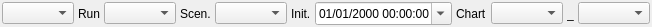
<?xml version="1.0" encoding="UTF-8"?>
<ui version="4.0">
 <class>Form</class>
 <widget class="QWidget" name="Form">
  <property name="geometry">
   <rect>
    <x>0</x>
    <y>0</y>
    <width>618</width>
    <height>24</height>
   </rect>
  </property>
  <property name="windowTitle">
   <string>Form</string>
  </property>
  <layout class="QHBoxLayout" name="horizontalLayout_2">
   <property name="spacing">
    <number>4</number>
   </property>
   <property name="margin">
    <number>2</number>
   </property>
   <item>
    <widget class="QComboBox" name="cb_axe"/>
   </item>
   <item>
    <widget class="QLabel" name="lbl_run">
     <property name="sizePolicy">
      <sizepolicy hsizetype="Maximum" vsizetype="Preferred">
       <horstretch>0</horstretch>
       <verstretch>0</verstretch>
      </sizepolicy>
     </property>
     <property name="text">
      <string>Run</string>
     </property>
    </widget>
   </item>
   <item>
    <widget class="QComboBox" name="cb_run"/>
   </item>
   <item>
    <widget class="QLabel" name="lbl_scen">
     <property name="sizePolicy">
      <sizepolicy hsizetype="Maximum" vsizetype="Preferred">
       <horstretch>0</horstretch>
       <verstretch>0</verstretch>
      </sizepolicy>
     </property>
     <property name="text">
      <string>Scen.</string>
     </property>
    </widget>
   </item>
   <item>
    <widget class="QComboBox" name="cb_scen"/>
   </item>
   <item>
    <widget class="QLabel" name="lbl_date_init">
     <property name="text">
      <string>Init.</string>
     </property>
    </widget>
   </item>
   <item>
    <widget class="QDateTimeEdit" name="ctrl_date_init">
     <property name="minimumDateTime">
      <datetime>
       <hour>0</hour>
       <minute>0</minute>
       <second>0</second>
       <year>1900</year>
       <month>1</month>
       <day>1</day>
      </datetime>
     </property>
     <property name="displayFormat">
      <string>dd/MM/yyyy HH:mm:ss</string>
     </property>
     <property name="calendarPopup">
      <bool>true</bool>
     </property>
    </widget>
   </item>
   <item>
    <widget class="QLabel" name="lbl_chart">
     <property name="sizePolicy">
      <sizepolicy hsizetype="Maximum" vsizetype="Preferred">
       <horstretch>0</horstretch>
       <verstretch>0</verstretch>
      </sizepolicy>
     </property>
     <property name="text">
      <string>Chart</string>
     </property>
    </widget>
   </item>
   <item>
    <widget class="QComboBox" name="cb_graph"/>
   </item>
   <item>
    <widget class="QLabel" name="lbl_det">
     <property name="sizePolicy">
      <sizepolicy hsizetype="Maximum" vsizetype="Preferred">
       <horstretch>0</horstretch>
       <verstretch>0</verstretch>
      </sizepolicy>
     </property>
     <property name="text">
      <string>_</string>
     </property>
    </widget>
   </item>
   <item>
    <widget class="QComboBox" name="cb_det"/>
   </item>
  </layout>
 </widget>
 <resources/>
 <connections/>
</ui>
